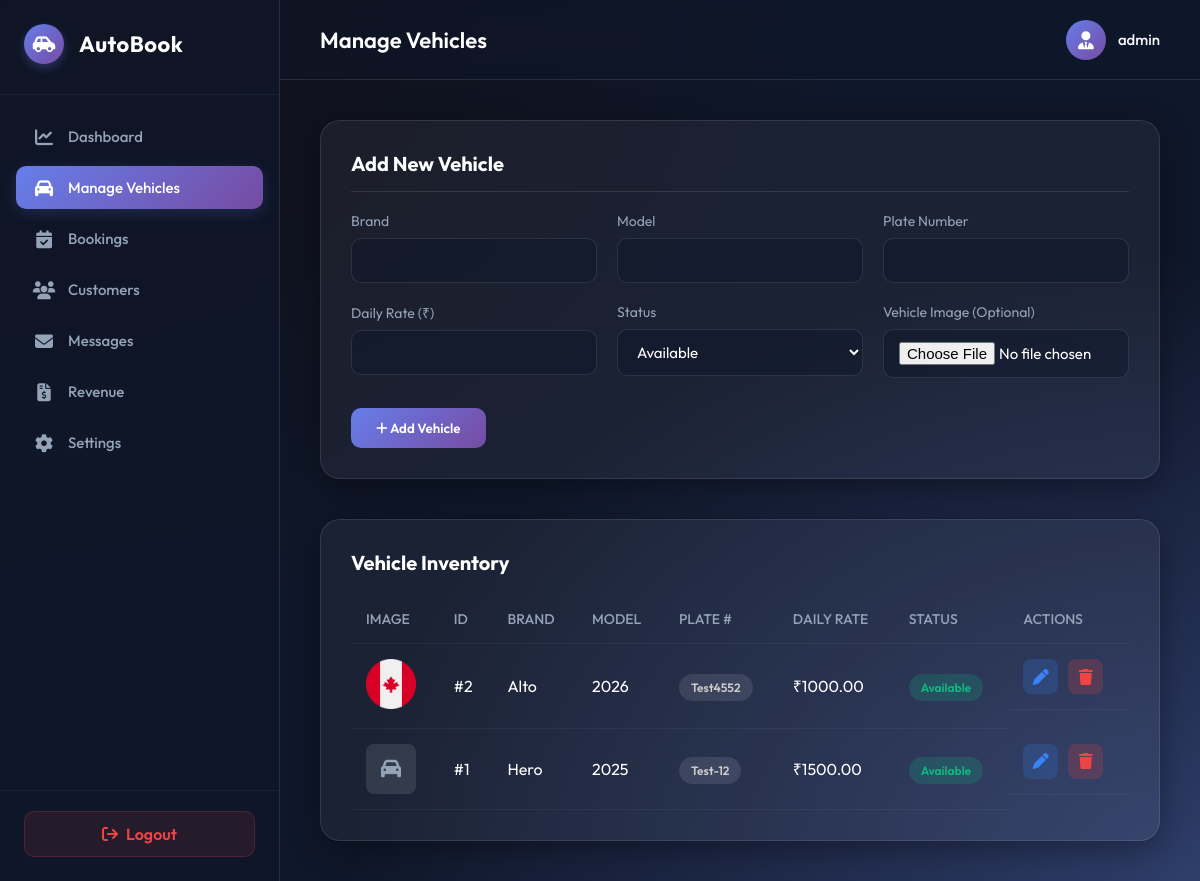
The page /admin/vehicles.php (signed in) on the database its author committed.
### tables this page shows
CREATE TABLE `vehicles` (
  `id` int(11) NOT NULL,
  `brand` varchar(100) NOT NULL,
  `model` varchar(100) NOT NULL,
  `plate_number` varchar(20) NOT NULL,
  `daily_rate` decimal(10,2) NOT NULL,
  `status` enum('Available','Booked','Maintenance') DEFAULT 'Available',
  `created_at` timestamp NOT NULL DEFAULT current_timestamp(),
  `image` varchar(255) DEFAULT NULL
);

### admin/vehicles.php (the view, shortened to what this page needs)
<?php
require_once 'db.php';
$edit_vehicle = null;
?>
<!DOCTYPE html>
<html lang="en">
<head>
    <link rel="stylesheet" href="https://cdnjs.cloudflare.com/ajax/libs/font-awesome/6.4.0/css/all.min.css">
    <link rel="stylesheet" href="/admin/style.css">
</head>
<body class="dashboard-body">
    <aside class="sidebar">
        <div class="sidebar-header">
            <div class="logo-circle-small">
                <i class="fa-solid fa-car-side"></i>
            </div>
            <h2>AutoBook</h2>
        </div>
        <ul class="sidebar-menu">
            <li><a href="/admin/dashboard.php"><i class="fa-solid fa-chart-line"></i> Dashboard</a></li>
            <li class="active"><a href="/admin/vehicles.php"><i class="fa-solid fa-car"></i> Manage Vehicles</a></li>
            <li><a href="/admin/bookings.php"><i class="fa-solid fa-calendar-check"></i> Bookings</a></li>
            <li><a href="/admin/customers.php"><i class="fa-solid fa-users"></i> Customers</a></li>
            <li><a href="/admin/messages.php"><i class="fa-solid fa-envelope"></i> Messages</a></li>
            <li><a href="/admin/revenue.php"><i class="fa-solid fa-file-invoice-dollar"></i> Revenue</a></li>
            <li><a href="/admin/settings.php"><i class="fa-solid fa-gear"></i> Settings</a></li>
        </ul>
        <div class="sidebar-footer">
            <a href="/admin/logout.php" class="btn-logout-sidebar"><i class="fa-solid fa-arrow-right-from-bracket"></i> Logout</a>
        </div>
    </aside>
    <main class="main-content">
        <header class="top-header">
            <div class="header-left">
                <h1>Manage Vehicles</h1>
            </div>
            <div class="header-right">
                <div class="user-profile" onclick="window.location.href='settings.php';">
                    <div class="avatar"><i class="fa-solid fa-user-tie"></i></div>
                    <span class="user-name"><?php echo htmlspecialchars($_SESSION['admin_username']); ?></span>
                </div>
            </div>
        </header>
        <div class="content-wrapper">
            <div class="crud-form-container">
                <h2><?php echo $edit_vehicle ? 'Edit Vehicle' : 'Add New Vehicle'; ?></h2>
                <form action="/admin/vehicles.php" method="POST" class="crud-form" enctype="multipart/form-data">
                    <div class="form-row">
                        <div class="form-group-crud">
                            <label>Brand</label>
                            <input type="text" name="brand" value="<?php echo $edit_vehicle ? htmlspecialchars($edit_vehicle['brand']) : ''; ?>" required>
                        </div>
                        <div class="form-group-crud">
                            <label>Model</label>
                            <input type="text" name="model" value="<?php echo $edit_vehicle ? htmlspecialchars($edit_vehicle['model']) : ''; ?>" required>
                        </div>
                        <div class="form-group-crud">
                            <label>Plate Number</label>
                            <input type="text" name="plate_number" value="<?php echo $edit_vehicle ? htmlspecialchars($edit_vehicle['plate_number']) : ''; ?>" required>
                        </div>
                    </div>
                    <div class="form-row">
                        <div class="form-group-crud">
                            <label>Daily Rate (₹)</label>
                            <input type="number" step="0.01" name="daily_rate" value="<?php echo $edit_vehicle ? htmlspecialchars($edit_vehicle['daily_rate']) : ''; ?>" required>
                        </div>
                        <div class="form-group-crud">
                            <label>Status</label>
                            <select name="status" required>
                                <option value="Available" <?php echo ($edit_vehicle && $edit_vehicle['status'] == 'Available') ? 'selected' : ''; ?>>Available</option>
                            </select>
                        </div>
                        <div class="form-group-crud">
                            <label>Vehicle Image (Optional)</label>
                            <input type="file" name="image" accept="image/*">
                        </div>
                    </div>
                    <div class="form-actions">
                        <?php if ($edit_vehicle): ?>
                            <button type="submit" name="update_vehicle" class="btn-submit">Update Vehicle</button>
                            <a href="/admin/vehicles.php" class="btn-cancel">Cancel</a>
                        <?php else: ?>
                            <button type="submit" name="add_vehicle" class="btn-submit"><i class="fa-solid fa-plus"></i> Add Vehicle</button>
                        <?php endif; ?>
                    </div>
                </form>
            </div>
            <div class="crud-list-container">
                <h2>Vehicle Inventory</h2>
                <div class="table-responsive">
                    <table class="crud-table">
                        <thead>
                            <tr>
                                <th>Image</th>
                                <th>ID</th>
                                <th>Brand</th>
                                <th>Model</th>
                                <th>Plate #</th>
                                <th>Daily Rate</th>
                                <th>Status</th>
                                <th>Actions</th>
                            </tr>
                        </thead>
                        <tbody>
                            <?php
                            $result = $conn->query("SELECT * FROM vehicles ORDER BY id DESC");
                            if ($result->num_rows > 0):
                                while ($row = $result->fetch_assoc()):
                            ?>
                                <tr>
                                    <td>
                                        <?php if($row['image']): ?>
                                            <img src="/uploads/vehicles/<?php echo htmlspecialchars($row['image']); ?>" alt="Vehicle" style="width: 50px; height: 50px; object-fit: cover; border-radius: 8px;">
                                        <?php else: ?>
                                            <div style="width: 50px; height: 50px; background: rgba(255,255,255,0.1); border-radius: 8px; display: flex; align-items: center; justify-content: center; font-size: 20px; color: #94a3b8;"><i class="fa-solid fa-car"></i></div>
                                        <?php endif; ?>
                                    </td>
                                    <td>#<?php echo $row['id']; ?></td>
                                    <td><?php echo htmlspecialchars($row['brand']); ?></td>
                                    <td><?php echo htmlspecialchars($row['model']); ?></td>
                                    <td><span class="badge badge-dark"><?php echo htmlspecialchars($row['plate_number']); ?></span></td>
                                    <td>₹<?php echo htmlspecialchars($row['daily_rate']); ?></td>
                                    <td>
                                        <?php
                                            $status_class = '';
                                            if($row['status'] == 'Available') $status_class = 'badge-success';
                                        ?>
                                        <span class="badge <?php echo $status_class; ?>"><?php echo htmlspecialchars($row['status']); ?></span>
                                    </td>
                                    <td class="action-btns">
                                        <a href="?action=edit&id=<?php echo $row['id']; ?>" class="btn-edit" title="Edit"><i class="fa-solid fa-pen"></i></a>
                                        <a href="?action=delete&id=<?php echo $row['id']; ?>" class="btn-delete" title="Delete" onclick="return confirm('Are you sure you want to delete this vehicle?');"><i class="fa-solid fa-trash"></i></a>
                                    </td>
                                </tr>
                            <?php
                                endwhile;
                            else:
                            ?>
                                <tr>
                                    <td colspan="7" class="text-center">No vehicles found. Add one above!</td>
                                </tr>
                            <?php endif; ?>
                        </tbody>
                    </table>
                </div>
            </div>
        </div>
    </main>
</body>
</html>

### rows shown on the page
vehicles: image (picture), id "2", brand "Alto", model "2026", plate_number "Test4552", daily_rate "1000.00", status "Available"
vehicles: id "1", brand "Hero", model "2025", plate_number "Test-12", daily_rate "1500.00", status "Available"

### other values the page prints
$_SESSION['admin_username'] "admin"
